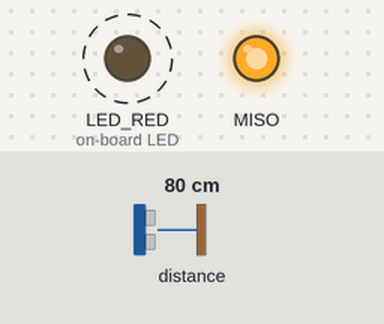
Bench run of a program on a simulated CircuitPython board. On the bench: output pins drawn as LEDs (lit = HIGH). Dashed ring = blinking. Inputs (shaded band) come from the test bench; at power-on: distance to the obstacle 80 cm.

Above: at 1.15 s.
1.4 s: distance to the obstacle set to 2 cm
At 1.75 s:
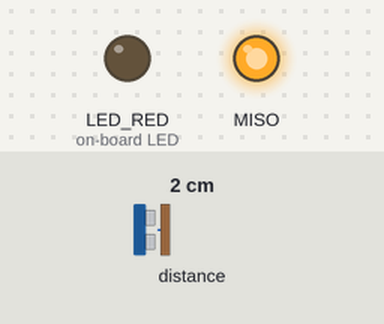
4.4 s: distance to the obstacle set to 35 cm
At 5.1 s:
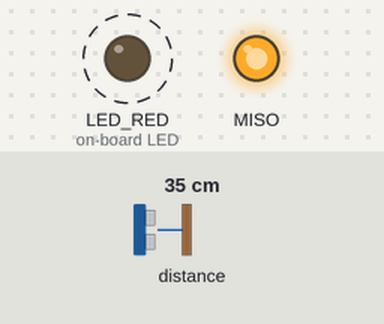
Timing chart, 0 to 13.4 s (numbered marks = the images above; inputs shaded):
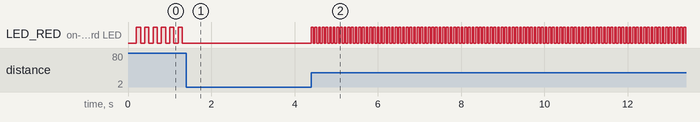

The program:

blink_led_vl53l0x.py
```python
#
# Modulating the onboard LED using VL53L0X Time-of-Flight [ToF] ranging sensor
#

import board
import digitalio
import busio
import time
import adafruit_vl53l0x

# Ensure automatic deinit
with digitalio.DigitalInOut(board.SENSOR_POWER_ENABLE) as en:
    en.direction = digitalio.Direction.OUTPUT
    en.value = True
    time.sleep(0.1)  # Important: sleep to let power stabilize

    with busio.I2C(board.SCL, board.SDA) as i2c:
        vl53 = adafruit_vl53l0x.VL53L0X(i2c, address=0x29)
        with digitalio.DigitalInOut(board.LED_RED) as led:
            led.switch_to_output(value=False)
            while True:
                #print("Range: {0}mm".format(vl53.range))
                time.sleep(vl53.range / 8000)
                led.value = not led.value
```

Measured:
- after the input at 1.4 s, LED_RED (on-board LED): stops changing and stays LOW
- after the input at 4.4 s, LED_RED (on-board LED): alternates HIGH for 0.04 s and LOW for 0.04 s, starting at once
- by itself, LED_RED (on-board LED): alternates HIGH for 0.10 s and LOW for 0.10 s
